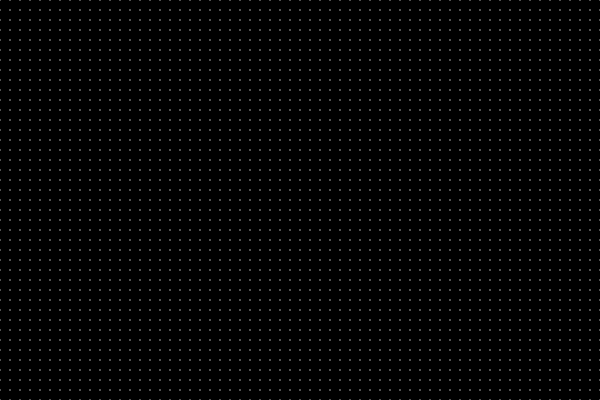
Frame 1 (no input)
Frame 60 (the mouse pressed at the canvas centre just before this capture): identical to frame 1, image omitted
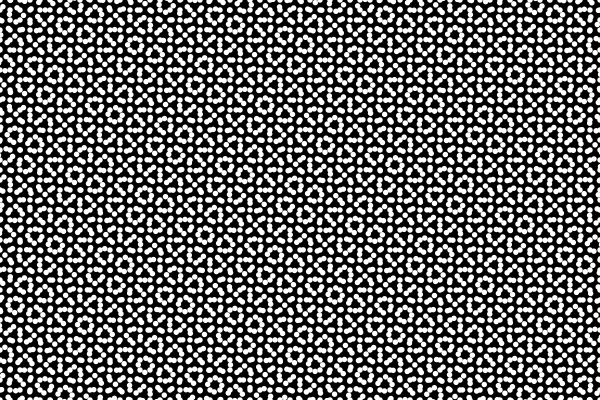
Frame 120 (the mouse held since frame 60 and released just before this capture)

The Processing sketch that drew these frames (run headless with seeded random() and noise(); from frame 60 on, the mouse is pressed at the canvas centre):

// Processing sketch: Trame_SuperImage_01
// ── Trame_SuperImage_01.pde
///////////////////////////////////////
/* ++++++++++++++++++++++++++++++++++++++++++
 DESIGNING PROGRAMS 0.5 (2012)
 AN INTRODUCTORY COURSE TO CREATIVE CODING
 FOR GRAPHIC DESIGN STUDENTS.
 
 IMPLEMENTED BY THE FREE ART BUREAU 2014
 www.freeartbureau.org
 ++++++++++++++++++++++++++++++++++++++++++
 LES BASES : REPETITION
 SKETCH : SUPERTRAME
 PARENT SKETCH : NONE
 TYPE : DYNAMIC
 
 SUGGESTIONS :
 
 */

/////////////////////////// GLOBALS ////////////////////////////
float xPas = 10;
float yPas = 10;
/////////////////////////// SETUP ////////////////////////////

void setup() {
  size(600, 400);
  background(0);
  smooth();
  noStroke();
  fill(255);
}

/////////////////////////// DRAW ////////////////////////////
void draw() {
  background(0);
  translate(width/2, height/2);
  
  float dia2 = map(mouseY, 0, height, 1, 10);
  trame(dia2);

  rotate(mouseX*0.05);
  trame(dia2);

}

/////////////////////////// FUNCTIONS ////////////////////////////

void trame(float dia) {
  for (int posX=-width/2*2; posX<=width-50; posX+=xPas) {
    for (int posY=-height/2*2; posY<=height-50; posY+=yPas) {
      ellipse(posX, posY, dia, dia);
    }
  }
}
